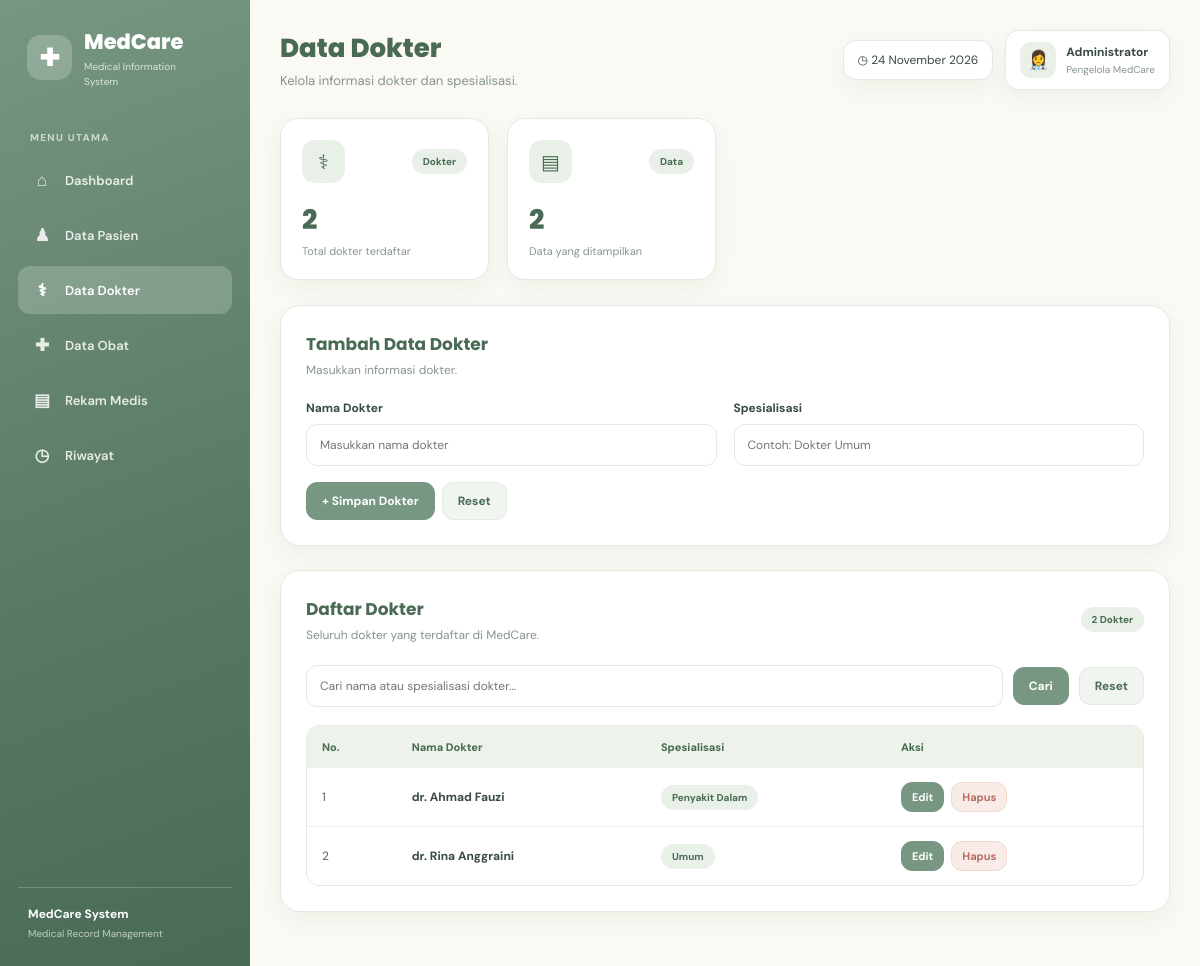
Screenshot of /dokter.php with the database file from the repository.
### tables this page shows
CREATE TABLE `dokter` (
  `id_dokter` int(11) NOT NULL,
  `nama_dokter` varchar(100) NOT NULL,
  `spesialisasi` varchar(50) NOT NULL
);

### dokter.php (the view, shortened to what this page needs)
<?php
include 'koneksi.php';
function e($v) {
    return htmlspecialchars((string)$v, ENT_QUOTES, 'UTF-8');
}
$edit = null;
$cari = trim($_GET['cari'] ?? '');
if ($cari !== '') {
    $stmt = mysqli_prepare($koneksi, "SELECT * FROM dokter WHERE nama_dokter LIKE ? OR spesialisasi LIKE ? ORDER BY id_dokter DESC");
    $keyword = "%$cari%";
    mysqli_stmt_bind_param($stmt, "ss", $keyword, $keyword);
    mysqli_stmt_execute($stmt);
    $data = mysqli_stmt_get_result($stmt);
} else {
    $data = mysqli_query($koneksi, "SELECT * FROM dokter ORDER BY id_dokter DESC");
}
$total = (int)(mysqli_fetch_assoc(mysqli_query($koneksi, "SELECT COUNT(*) AS total FROM dokter"))['total'] ?? 0);
?>
<!DOCTYPE html>
<html lang="id">
<head>
<link rel="stylesheet" href="assets/style.css">
</head>
<body>
<div class="dashboard">
<aside class="sidebar">
    <div class="brand"><div class="brand-icon">✚</div><div><h2>MedCare</h2><span>Medical Information<br>System</span></div></div>
    <div class="nav-title">MENU UTAMA</div>
    <nav class="nav-menu">
        <a href="index.php"><span class="nav-icon">⌂</span>Dashboard</a>
        <a href="pasien.php"><span class="nav-icon">♟</span>Data Pasien</a>
        <a href="dokter.php" class="active"><span class="nav-icon">⚕</span>Data Dokter</a>
        <a href="obat.php"><span class="nav-icon">✚</span>Data Obat</a>
        <a href="rekam_medis.php"><span class="nav-icon">▤</span>Rekam Medis</a>
        <a href="riwayat.php"><span class="nav-icon">◷</span>Riwayat</a>
    </nav>
    <div class="sidebar-bottom">MedCare System<small>Medical Record Management</small></div>
</aside>
<main class="main">
<header class="topbar">
    <div class="page-heading"><h1>Data Dokter</h1><p>Kelola informasi dokter dan spesialisasi.</p></div>
    <div class="topbar-right">
        <div class="date-widget">◷ <?= date('d F Y') ?></div>
        <div class="profile"><div class="profile-avatar">👩‍⚕️</div><div><strong>Administrator</strong><small>Pengelola MedCare</small></div></div>
    </div>
</header>
<section class="stats">
    <div class="stat-card">
        <div class="stat-top"><div class="stat-icon purple">⚕</div><span class="badge">Dokter</span></div>
        <h2><?= number_format($total) ?></h2><small>Total dokter terdaftar</small>
    </div>
    <div class="stat-card">
        <div class="stat-top"><div class="stat-icon green">▤</div><span class="badge">Data</span></div>
        <h2><?= number_format(mysqli_num_rows($data)) ?></h2><small>Data yang ditampilkan</small>
    </div>
</section>
<section class="panel">
    <div class="panel-header">
        <div><h3><?= $edit ? 'Edit Data Dokter' : 'Tambah Data Dokter' ?></h3><p>Masukkan informasi dokter.</p></div>
    </div>
    <form method="POST">
        <div class="form-grid">
            <div class="form-group">
                <label>Nama Dokter</label>
                <input type="text" name="nama_dokter" required value="<?= e($edit['nama_dokter'] ?? '') ?>" placeholder="Masukkan nama dokter">
            </div>
            <div class="form-group">
                <label>Spesialisasi</label>
                <input type="text" name="spesialisasi" required value="<?= e($edit['spesialisasi'] ?? '') ?>" placeholder="Contoh: Dokter Umum">
            </div>
        </div>
        <div class="action-buttons">
            <button type="submit" name="simpan" class="btn btn-primary"><?= $edit ? 'Simpan Perubahan' : '+ Simpan Dokter' ?></button>
            <a href="dokter.php" class="btn btn-secondary">Reset</a>
        </div>
    </form>
</section>
<section class="panel">
    <div class="panel-header">
        <div><h3>Daftar Dokter</h3><p>Seluruh dokter yang terdaftar di MedCare.</p></div>
        <span class="badge"><?= number_format($total) ?> Dokter</span>
    </div>
    <form method="GET" class="table-search">
        <input type="text" name="cari" placeholder="Cari nama atau spesialisasi dokter..." value="<?= e($cari) ?>">
        <button class="btn btn-primary" type="submit">Cari</button>
        <a href="dokter.php" class="btn btn-secondary">Reset</a>
    </form>
    <div class="table-wrap">
        <table>
            <thead><tr><th>No.</th><th>Nama Dokter</th><th>Spesialisasi</th><th>Aksi</th></tr></thead>
            <tbody>
            <?php if ($data && mysqli_num_rows($data) > 0): ?>
                <?php $no=1; while ($row=mysqli_fetch_assoc($data)): ?>
                <tr>
                    <td><?= $no++ ?></td>
                    <td><strong><?= e($row['nama_dokter']) ?></strong></td>
                    <td><span class="badge"><?= e($row['spesialisasi']) ?></span></td>
                    <td><div class="action-buttons">
                        <a class="btn btn-sm btn-primary" href="dokter.php?edit=<?= (int)$row['id_dokter'] ?>">Edit</a>
                        <a class="btn btn-sm btn-danger" href="dokter.php?hapus=<?= (int)$row['id_dokter'] ?>" onclick="return confirm('Hapus data dokter ini?')">Hapus</a>
                    </div></td>
                </tr>
                <?php endwhile; ?>
            <?php else: ?>
                <tr><td colspan="4"><div class="empty-state"><div class="empty-icon">⚕</div><h3>Data Dokter Kosong</h3><p>Belum ada data dokter yang ditemukan.</p></div></td></tr>
            <?php endif; ?>
            </tbody>
        </table>
    </div>
</section>
</main>
</div>
</body>
</html>

### rows the page displays
dokter: nama_dokter "dr. Ahmad Fauzi", spesialisasi "Penyakit Dalam"
dokter: nama_dokter "dr. Rina Anggraini", spesialisasi "Umum"

### other values shown
$total "2"
mysqli_num_rows($data) "2"
